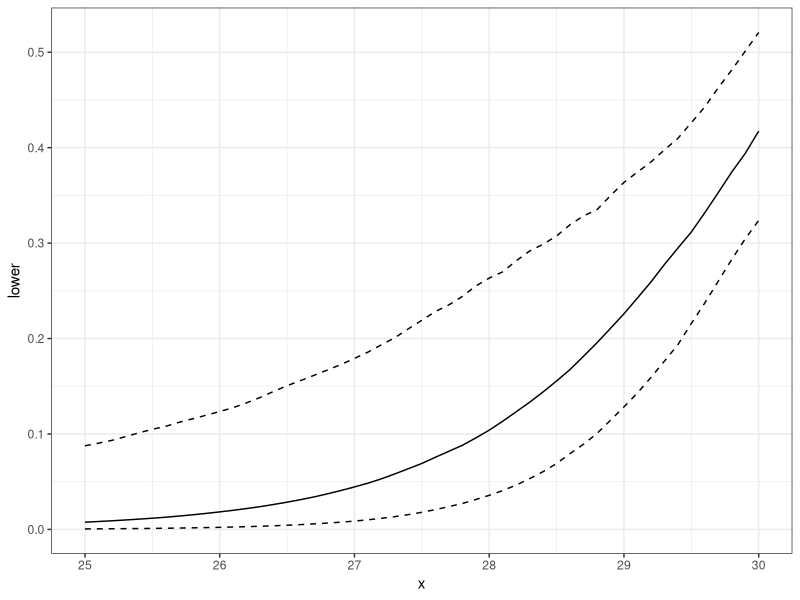

Generate this figure with R:
library(MASS)
library(ggplot2)

#generate the fake data
covvar <- matrix(c(1,.6,.6,.6,1,.6,.6,.6,1),nr = 3)
means <- c(20,25,30)
data <- as.data.frame(mvrnorm(100,means,covvar)) #here to increase the number of draws
#dichotomize the dependent variable
data$V1 <- ifelse(data$V1 > 20,1,0)

#estimate the logit model
model1 <- glm(V1 ~ V2 + V3, data = data, family = "binomial")
summary(model1)

#get the components necessary for the simulation
beta <- coef(model1)
covvar <- vcov(model1)

#Lets define scenario-data on which the model is to be evaluated: 
x <- cbind(1,mean(data$V2), seq(25,30,0.1))

#simulate parameter values from the multivariate normal distribution, 1000 draws
beta.sim <- mvrnorm(1000, beta,covvar)

#use some matrix algebra to calculate to systematic component for each draw
xb <- x %*% t(beta.sim)

#for each draw get prediced probability
p <- 1/(1 + exp(-xb)) #logit model

#get the .5 and .95 confidence intervals for each value in the sequence for V3
predicted.prob <- apply(p,1,quantile, probs = c(.05,.5,.95))

#collect the results in a data frame for plotting in ggplot2
dat <- data.frame(x = seq(25,30,0.1), lower = predicted.prob[1,], middle = predicted.prob[2,], upper = predicted.prob[3,])

#plot the results with ggplot2
plot <- ggplot(dat, aes(x = x))
plot <- plot + geom_line(aes(y = lower), linetype = 2)
plot <- plot + geom_line(aes(y = middle), linetype = 1)
plot <- plot + geom_line(aes(y = upper), linetype = 2)
plot <- plot + theme_bw()
plot